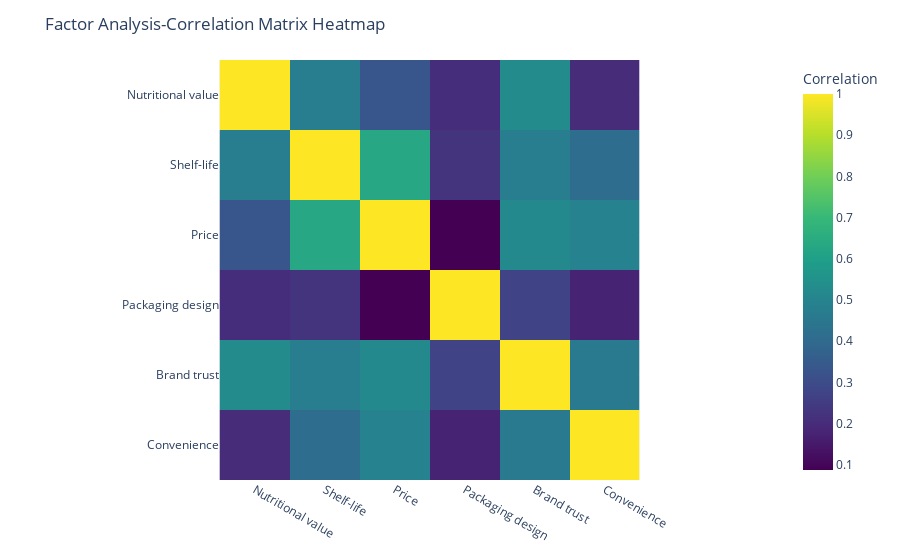

The notebook cell this image was saved under:
### Code cell
# Calculate the correlation matrix
correlation_matrix = factors.corr()

# Plot the heatmap using Plotly
fig = px.imshow(correlation_matrix, 
                labels=dict(color="Correlation"),
                x=correlation_matrix.columns,
                y=correlation_matrix.columns,
                color_continuous_scale='Viridis')

fig.update_layout(title='Factor Analysis-Correlation Matrix Heatmap')
fig.show()

### Figure 1 — Plotly figure (JSON) as saved in the notebook; plotly's stock layout.template omitted (floating-point values rounded to 4 significant figures)
{"data": [{"coloraxis": "coloraxis", "hovertemplate": "x: %{x}<br>y: %{y}<br>Correlation: %{z}<extra></extra>", "name": "0", "type": "heatmap", "x": ["Nutritional value", "Shelf-life", "Price", "Packaging design", "Brand trust", "Convenience"], "xaxis": "x", "y": ["Nutritional value", "Shelf-life", "Price", "Packaging design", "Brand trust", "Convenience"], "yaxis": "y", "z": [[1, 0.4754, 0.3334, 0.205, 0.5257, 0.2013], [0.4754, 1, 0.63, 0.2246, 0.4759, 0.411], [0.3334, 0.63, 1, 0.08724, 0.519, 0.491], [0.205, 0.2246, 0.08724, 1, 0.2742, 0.1749], [0.5257, 0.4759, 0.519, 0.2742, 1, 0.4617], [0.2013, 0.411, 0.491, 0.1749, 0.4617, 1]]}], "layout": {"coloraxis": {"colorbar": {"title": {"text": "Correlation"}}, "colorscale": [[0, "#440154"], [0.1111, "#482878"], [0.2222, "#3e4989"], [0.3333, "#31688e"], [0.4444, "#26828e"], [0.5556, "#1f9e89"], [0.6667, "#35b779"], [0.7778, "#6ece58"], [0.8889, "#b5de2b"], [1, "#fde725"]]}, "margin": {"t": 60}, "title": {"text": "Factor Analysis-Correlation Matrix Heatmap"}, "xaxis": {"anchor": "y", "constrain": "domain", "domain": [0, 1], "scaleanchor": "y"}, "yaxis": {"anchor": "x", "autorange": "reversed", "constrain": "domain", "domain": [0, 1]}}}
